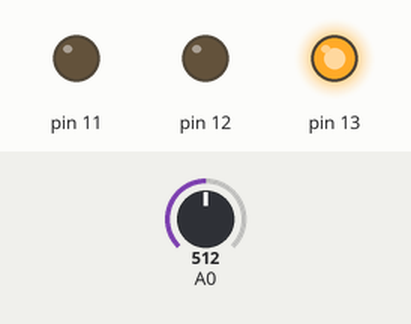
Bench run of a sketch on a simulated Arduino Uno, built with avr-gcc and run on an emulated ATmega328P. Parts: output pins drawn as LEDs (lit = HIGH). Inputs (shaded band) come from the test bench; at power-on: A0 = 512. What the sketch prints to the serial monitor is not drawn.

Above: at 1.2 s.
1.3 s: A0 set to 64
2.8 s: A0 set to 53
At 3.9 s:
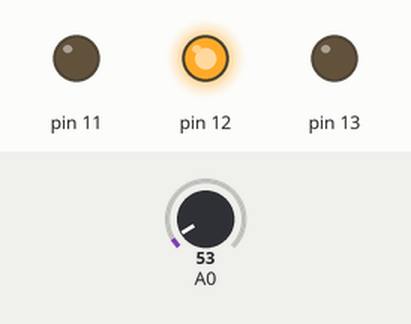
4.3 s: A0 set to 18
At 4.9 s:
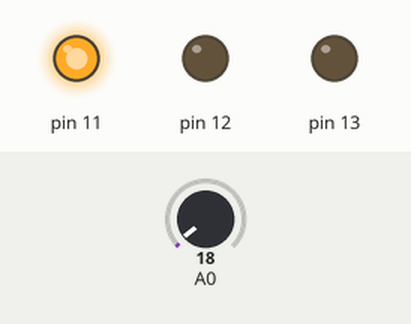
5.8 s: A0 set to 122
At 6.1 s:
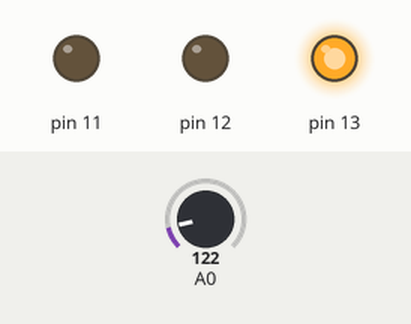
7.3 s: A0 set to 10
At 8.5 s:
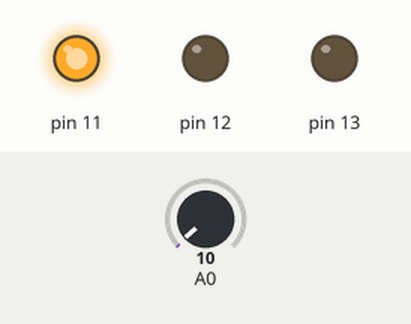
Timing chart, 0 to 9.8 s (numbered marks = the images above; inputs shaded):
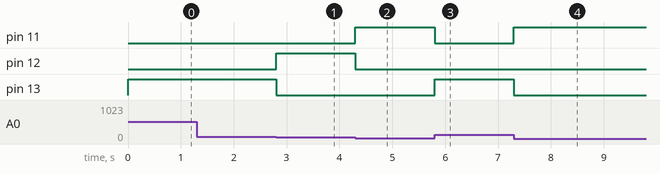

The sketch:

_______.ino
```cpp
int tmp = 0;

void setup() {
  pinMode(A0,INPUT);
  pinMode(13,OUTPUT);
  pinMode(12,OUTPUT);
  pinMode(11,OUTPUT);
  Serial.begin(9600);
}

void loop() {
  tmp = 0.488155 * (analogRead(A0));
  if(tmp<20) {
    digitalWrite(11, HIGH);
  } else {
    digitalWrite(11, LOW);
  }
 if(tmp>=20 && tmp<=28) {
    digitalWrite(12, HIGH);
  } else {
    digitalWrite(12, LOW);
  }
   if(tmp>28) {
    digitalWrite(13, HIGH);
  } else {
    digitalWrite(13, LOW);
  }
  Serial.println(tmp);
}
```

Measured:
- the behaviour switches between 60 and 59 on A0 (found by bisection; images 0 and 1)
- after the input at 2.8 s, pin 12: LOW → HIGH at once; pin 13: HIGH → LOW at once
- after the input at 4.3 s, pin 11: LOW → HIGH at once; pin 12: HIGH → LOW at once
- after the input at 5.8 s, pin 11: HIGH → LOW at once; pin 13: LOW → HIGH at once
- after the input at 7.3 s, pin 11: LOW → HIGH at once; pin 13: HIGH → LOW at once
